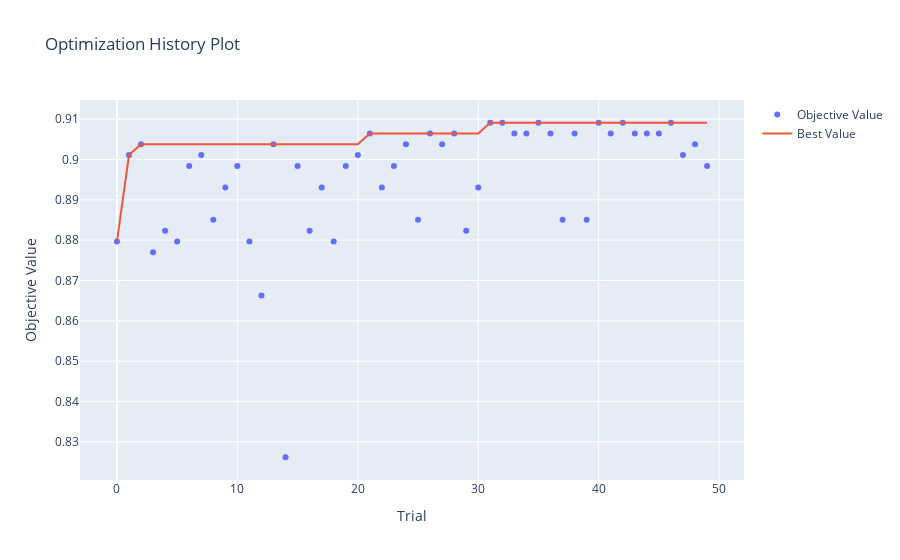
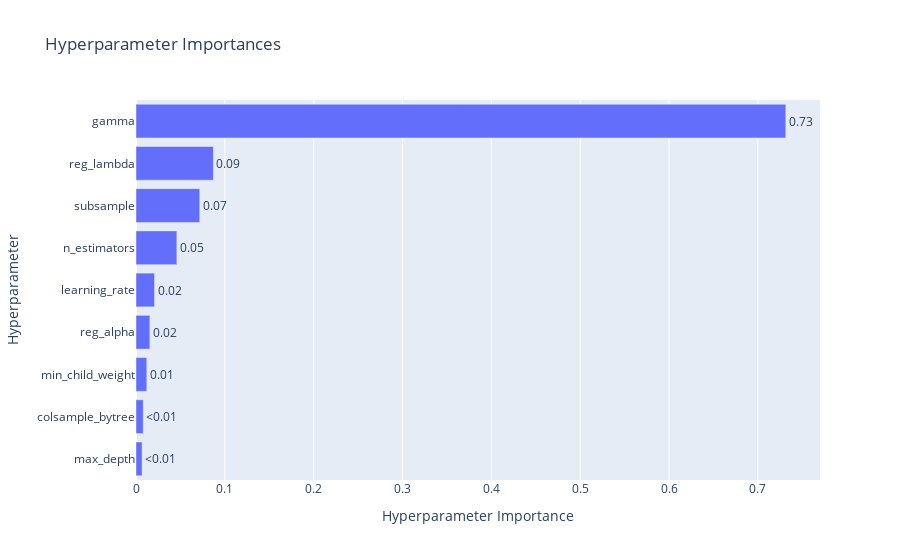
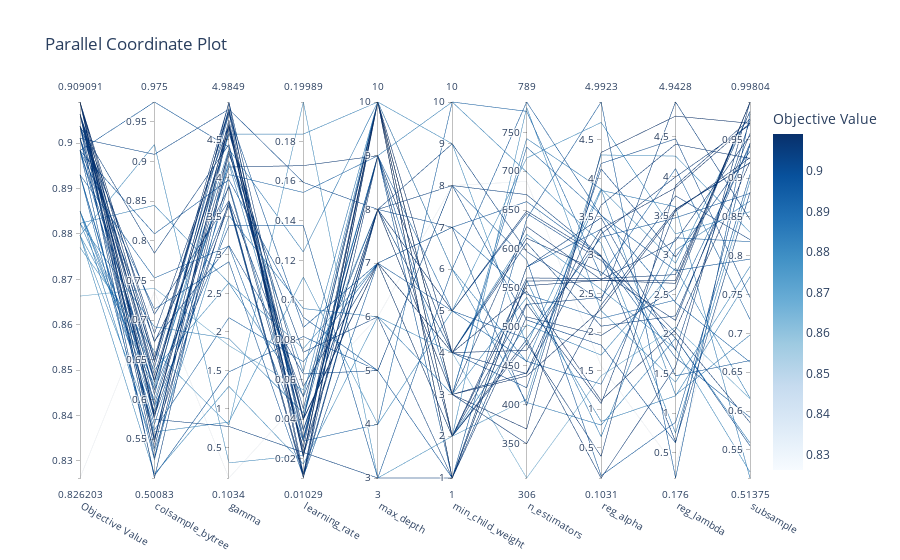
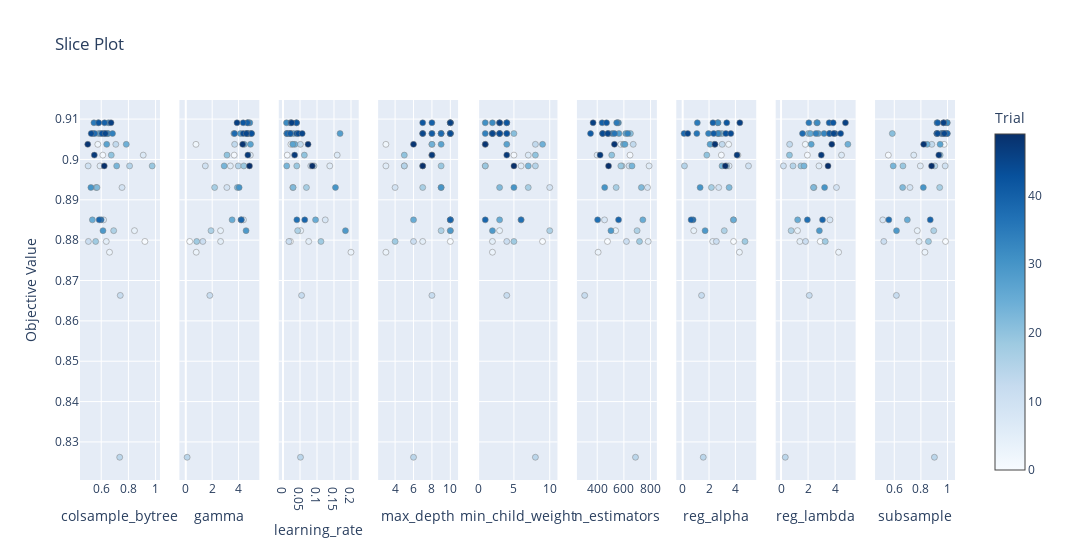

The cell these charts' notebook holds for them, in order:
### Code cell
import optuna.visualization as vis

plt.figure(figsize=(10,10))
# Optimization history
vis.plot_optimization_history(study).show()
# Parameter importance
vis.plot_param_importances(study).show()
# Parallel coordinate plot
vis.plot_parallel_coordinate(study).show()
# Slice plot
vis.plot_slice(study).show()
